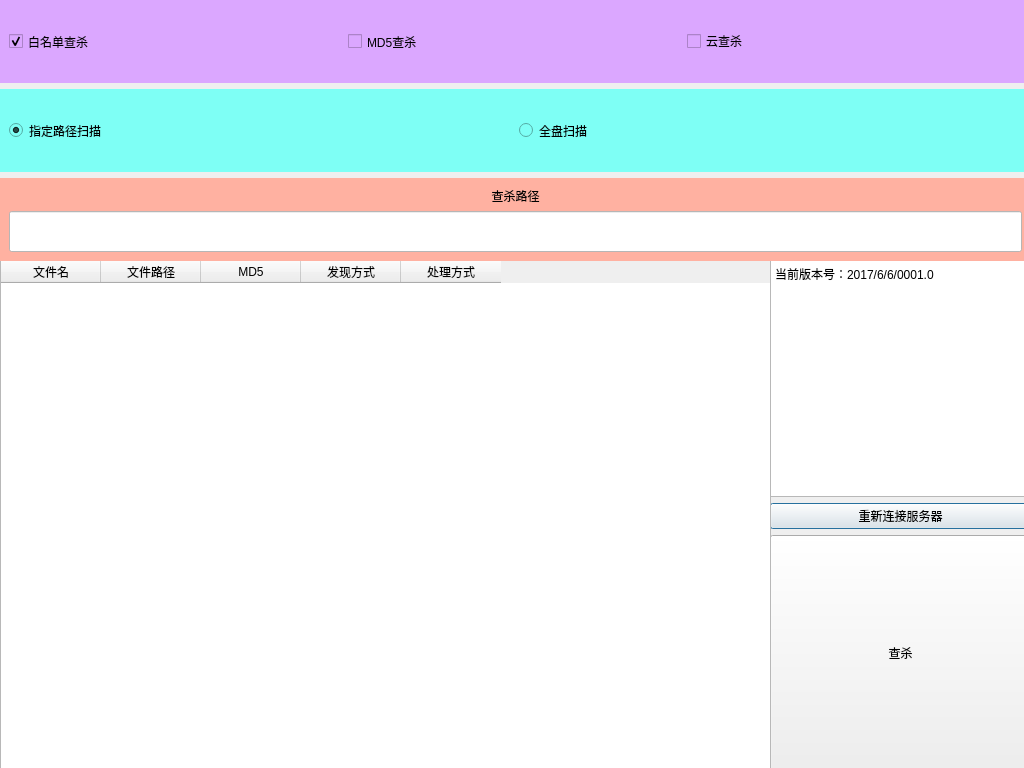
<?xml version="1.0" encoding="UTF-8"?>
<ui version="4.0">
 <class>Virus_Dialog</class>
 <widget class="QDialog" name="Virus_Dialog">
  <property name="geometry">
   <rect>
    <x>0</x>
    <y>0</y>
    <width>1024</width>
    <height>768</height>
   </rect>
  </property>
  <property name="windowTitle">
   <string>Dialog</string>
  </property>
  <widget class="QWidget" name="verticalLayoutWidget">
   <property name="geometry">
    <rect>
     <x>770</x>
     <y>260</y>
     <width>261</width>
     <height>511</height>
    </rect>
   </property>
   <layout class="QVBoxLayout" name="verticalLayout">
    <item>
     <widget class="QTextEdit" name="text_message">
      <property name="html">
       <string>&lt;!DOCTYPE HTML PUBLIC &quot;-//W3C//DTD HTML 4.0//EN&quot; &quot;http://www.w3.org/TR/REC-html40/strict.dtd&quot;&gt;
&lt;html&gt;&lt;head&gt;&lt;meta name=&quot;qrichtext&quot; content=&quot;1&quot; /&gt;&lt;style type=&quot;text/css&quot;&gt;
p, li { white-space: pre-wrap; }
&lt;/style&gt;&lt;/head&gt;&lt;body style=&quot; font-family:'SimSun'; font-size:9pt; font-weight:400; font-style:normal;&quot;&gt;
&lt;p style=&quot; margin-top:0px; margin-bottom:0px; margin-left:0px; margin-right:0px; -qt-block-indent:0; text-indent:0px;&quot;&gt;当前版本号：2017/6/6/0001.0&lt;/p&gt;&lt;/body&gt;&lt;/html&gt;</string>
      </property>
     </widget>
    </item>
    <item>
     <widget class="QPushButton" name="button_reconnect">
      <property name="text">
       <string>重新连接服务器</string>
      </property>
     </widget>
    </item>
    <item>
     <widget class="QPushButton" name="button_search">
      <property name="sizePolicy">
       <sizepolicy hsizetype="Minimum" vsizetype="Expanding">
        <horstretch>0</horstretch>
        <verstretch>0</verstretch>
       </sizepolicy>
      </property>
      <property name="text">
       <string>查杀</string>
      </property>
     </widget>
    </item>
   </layout>
  </widget>
  <widget class="QWidget" name="verticalLayoutWidget_2">
   <property name="geometry">
    <rect>
     <x>0</x>
     <y>260</y>
     <width>771</width>
     <height>511</height>
    </rect>
   </property>
   <layout class="QVBoxLayout" name="verticalLayout_3">
    <item>
     <widget class="QTableWidget" name="table_result">
      <column>
       <property name="text">
        <string>文件名</string>
       </property>
      </column>
      <column>
       <property name="text">
        <string>文件路径</string>
       </property>
      </column>
      <column>
       <property name="text">
        <string>MD5</string>
       </property>
      </column>
      <column>
       <property name="text">
        <string>发现方式</string>
       </property>
      </column>
      <column>
       <property name="text">
        <string>处理方式</string>
       </property>
      </column>
     </widget>
    </item>
   </layout>
  </widget>
  <widget class="QWidget" name="verticalLayoutWidget_3">
   <property name="geometry">
    <rect>
     <x>0</x>
     <y>0</y>
     <width>1031</width>
     <height>261</height>
    </rect>
   </property>
   <layout class="QVBoxLayout" name="verticalLayout_2">
    <item>
     <widget class="QWidget" name="widget" native="true">
      <property name="styleSheet">
       <string notr="true">background-color: rgb(219, 167, 255);
</string>
      </property>
      <layout class="QHBoxLayout" name="horizontalLayout_2">
       <property name="rightMargin">
        <number>11</number>
       </property>
       <item>
        <widget class="QCheckBox" name="checkBox_WHITELIST">
         <property name="sizePolicy">
          <sizepolicy hsizetype="Preferred" vsizetype="Expanding">
           <horstretch>0</horstretch>
           <verstretch>0</verstretch>
          </sizepolicy>
         </property>
         <property name="layoutDirection">
          <enum>Qt::LeftToRight</enum>
         </property>
         <property name="text">
          <string>白名单查杀</string>
         </property>
         <property name="checked">
          <bool>true</bool>
         </property>
         <property name="autoExclusive">
          <bool>false</bool>
         </property>
        </widget>
       </item>
       <item>
        <widget class="QCheckBox" name="checkBox_MD5">
         <property name="sizePolicy">
          <sizepolicy hsizetype="Preferred" vsizetype="Expanding">
           <horstretch>0</horstretch>
           <verstretch>0</verstretch>
          </sizepolicy>
         </property>
         <property name="text">
          <string>MD5查杀</string>
         </property>
        </widget>
       </item>
       <item>
        <widget class="QCheckBox" name="checkBox_cloud">
         <property name="text">
          <string>云查杀</string>
         </property>
        </widget>
       </item>
      </layout>
     </widget>
    </item>
    <item>
     <widget class="QWidget" name="widget_2" native="true">
      <property name="styleSheet">
       <string notr="true">background-color: rgb(126, 255, 245);</string>
      </property>
      <layout class="QHBoxLayout" name="horizontalLayout">
       <item>
        <widget class="QRadioButton" name="radioButton_partPath">
         <property name="sizePolicy">
          <sizepolicy hsizetype="Expanding" vsizetype="Expanding">
           <horstretch>0</horstretch>
           <verstretch>0</verstretch>
          </sizepolicy>
         </property>
         <property name="layoutDirection">
          <enum>Qt::LeftToRight</enum>
         </property>
         <property name="text">
          <string>指定路径扫描</string>
         </property>
         <property name="checked">
          <bool>true</bool>
         </property>
        </widget>
       </item>
       <item>
        <widget class="QRadioButton" name="radioButton_fullPath">
         <property name="sizePolicy">
          <sizepolicy hsizetype="Expanding" vsizetype="Expanding">
           <horstretch>0</horstretch>
           <verstretch>0</verstretch>
          </sizepolicy>
         </property>
         <property name="text">
          <string>全盘扫描</string>
         </property>
        </widget>
       </item>
      </layout>
     </widget>
    </item>
    <item>
     <widget class="QWidget" name="widget_3" native="true">
      <property name="styleSheet">
       <string notr="true">background-color: rgb(255, 177, 161);</string>
      </property>
      <layout class="QVBoxLayout" name="verticalLayout_4">
       <item>
        <widget class="QLabel" name="label">
         <property name="text">
          <string>查杀路径</string>
         </property>
         <property name="alignment">
          <set>Qt::AlignCenter</set>
         </property>
        </widget>
       </item>
       <item>
        <widget class="QLineEdit" name="line_path">
         <property name="sizePolicy">
          <sizepolicy hsizetype="Expanding" vsizetype="Expanding">
           <horstretch>0</horstretch>
           <verstretch>0</verstretch>
          </sizepolicy>
         </property>
         <property name="styleSheet">
          <string notr="true">background-color: rgb(255, 255, 255);</string>
         </property>
        </widget>
       </item>
      </layout>
     </widget>
    </item>
   </layout>
  </widget>
 </widget>
 <resources/>
 <connections/>
</ui>
